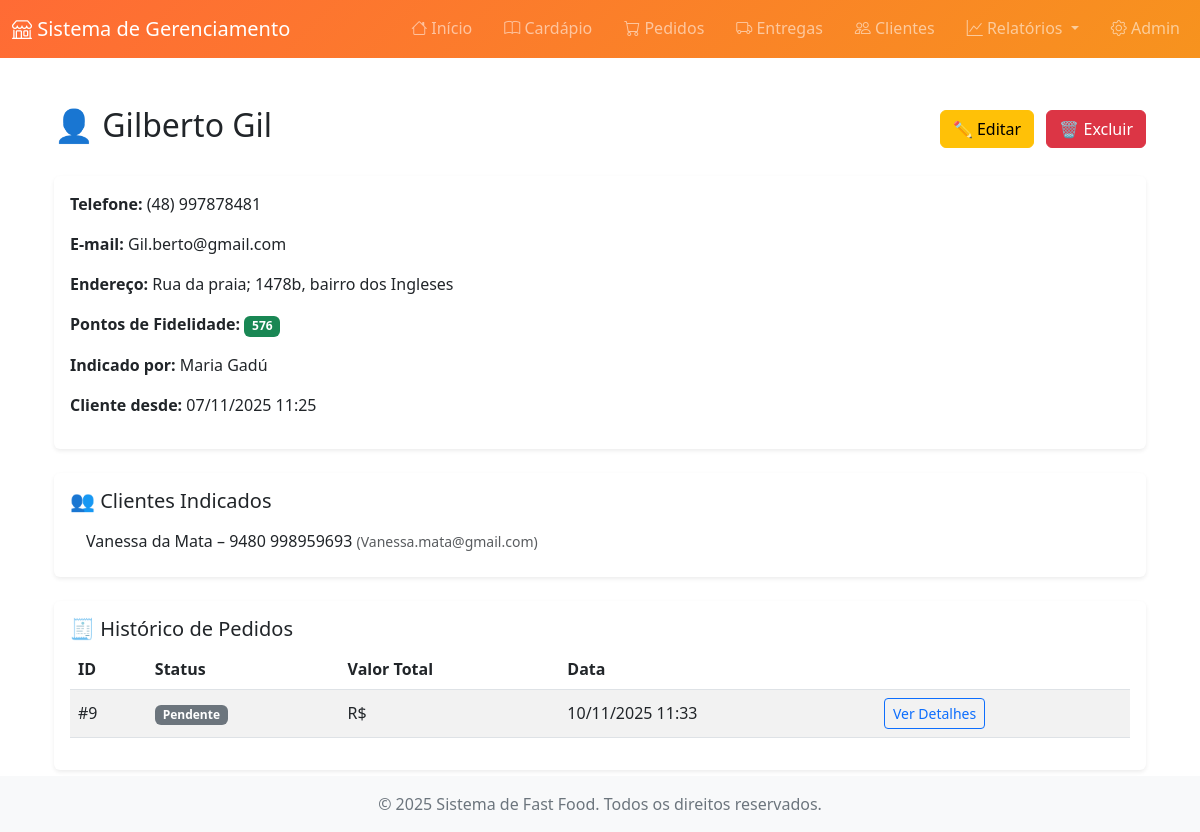
Screenshot of /clientes/2/ with the database file from the repository.
### customers/models.py (models this page shows, shortened)
class Customer(models.Model):
    name = models.CharField('Nome', max_length=200)
    phone = models.CharField('Telefone', max_length=20)
    email = models.EmailField('E-mail', blank=True)
    address = models.TextField('Endereço')
    loyalty_points = models.IntegerField('Pontos de Fidelidade', default=0)
    referred_by = models.ForeignKey(
        'self',
        on_delete=models.SET_NULL,
        null=True,
        blank=True,
        verbose_name='Indicado por'
    )
    created_at = models.DateTimeField('Criado em', auto_now_add=True)
    class Meta:
        verbose_name = 'Cliente'
        verbose_name_plural = 'Clientes'
        ordering = ['name']
    def get_order_history(self):
        return self.order_set.all().order_by('-created_at')
    def get_referrals(self):
        return Customer.objects.filter(referred_by=self)

### orders/models.py (models this page shows, shortened)
class Order(models.Model):
    STATUS_CHOICES = [
        ('PENDING', 'Pendente'),
        ('PREPARING', 'Em Preparação'),
        ('READY', 'Pronto para Entrega'),
        ('DELIVERED', 'Entregue'),
        ('CANCELLED', 'Cancelado'),
    ]
    customer = models.ForeignKey(Customer, on_delete=models.CASCADE, verbose_name='Cliente')
    status = models.CharField('Status', max_length=20, choices=STATUS_CHOICES, default='PENDING')
    total_price = models.DecimalField('Preço Total', max_digits=10, decimal_places=2, default=0)
    notes = models.TextField('Observações', blank=True)
    created_at = models.DateTimeField('Criado em', auto_now_add=True)
    updated_at = models.DateTimeField('Atualizado em', auto_now=True)
    class Meta:
        verbose_name = 'Pedido'
        verbose_name_plural = 'Pedidos'
        ordering = ['-created_at']

### customers/views.py (the view)
# urls.py: path('<int:pk>/', views.customer_detail, name='detail'),
def customer_detail(request, pk):
    customer = get_object_or_404(Customer, pk=pk)
    order_history = customer.get_order_history()
    referrals = customer.get_referrals()
    context = {
        'customer': customer,
        'order_history': order_history,
        'referrals': referrals,
    }
    return render(request, 'customers/customer_detail.html', context)

### templates/customers/customer_detail.html (shortened to what this page needs)
{% extends 'base.html' %}
{% load static %}
{% block content %}
<div class="container mt-5">
    <div class="d-flex justify-content-between align-items-center mb-4">
        <h2>👤 {{ customer.name }}</h2>
        <div>
            <a href="{% url 'customers:edit' customer.id %}" class="btn btn-warning me-2">
                ✏️ Editar
            </a>
            <form action="{% url 'customers:delete' customer.id %}" method="post" class="d-inline"
                  onsubmit="return confirm('Tem certeza que deseja excluir este cliente?');">
                <button type="submit" class="btn btn-danger">🗑️ Excluir</button>
            </form>
        </div>
    </div>
    <div class="card shadow-sm mb-4">
        <div class="card-body">
            <p><strong>Telefone:</strong> {{ customer.phone }}</p>
            <p><strong>E-mail:</strong> {{ customer.email|default:"—" }}</p>
            <p><strong>Endereço:</strong> {{ customer.address }}</p>
            <p><strong>Pontos de Fidelidade:</strong>
                <span class="badge bg-success">{{ customer.loyalty_points }}</span>
            </p>
            {% if customer.referred_by %}
                <p><strong>Indicado por:</strong> {{ customer.referred_by.name }}</p>
            {% endif %}
            <p><strong>Cliente desde:</strong> {{ customer.created_at|date:"d/m/Y H:i" }}</p>
        </div>
    </div>
    {% if referrals %}
        <div class="card shadow-sm mb-4">
            <div class="card-body">
                <h5 class="card-title">👥 Clientes Indicados</h5>
                <ul class="list-group list-group-flush">
                    {% for referral in referrals %}
                        <li class="list-group-item">
                            {{ referral.name }} – {{ referral.phone }}
                            <span class="text-muted small">({{ referral.email|default:"sem e-mail" }})</span>
                        </li>
                    {% endfor %}
                </ul>
            </div>
        </div>
    {% endif %}
    <div class="card shadow-sm">
        <div class="card-body">
            <h5 class="card-title">🧾 Histórico de Pedidos</h5>
            {% if order_history %}
                <div class="table-responsive">
                    <table class="table table-striped align-middle">
                        <thead>
                            <tr>
                                <th>ID</th>
                                <th>Status</th>
                                <th>Valor Total</th>
                                <th>Data</th>
                                <th></th>
                            </tr>
                        </thead>
                        <tbody>
                            {% for order in order_history %}
                                <tr>
                                    <td>#{{ order.id }}</td>
                                    <td>
                                        <span class="badge
                                            {% if order.status == 'PENDING' %}bg-secondary
                                            {% elif order.status == 'IN_PROGRESS' %}bg-warning text-dark
                                            {% elif order.status == 'DELIVERED' %}bg-success
                                            {% elif order.status == 'CANCELLED' %}bg-danger
                                            {% else %}bg-info{% endif %}
                                        ">
                                            {{ order.get_status_display }}
                                        </span>
                                    </td>
                                    <td>R$ {{ order.total|floatformat:2 }}</td>
                                    <td>{{ order.created_at|date:"d/m/Y H:i" }}</td>
                                    <td>
                                        <a href="{% url 'orders:detail' order.id %}" class="btn btn-sm btn-outline-primary">
                                            Ver Detalhes
                                        </a>
                                    </td>
                                </tr>
                            {% endfor %}
                        </tbody>
                    </table>
                </div>
            {% else %}
                <p class="text-muted">Nenhum pedido encontrado para este cliente.</p>
            {% endif %}
        </div>
    </div>
    <a href="{% url 'customers:list' %}" class="btn btn-secondary mt-4">← Voltar à lista de clientes</a>
</div>
{% endblock %}

### templates/base.html (style rules this page uses)
:root { --primary-color: #ff6b35; --secondary-color: #f7931e; --dark-color: #2c3e50; }
.card { border: none; box-shadow: 0 2px 10px rgba(0,0,0,0.1); transition: transform 0.2s; }

### rows the page displays
Customer: name "Gilberto Gil", phone "(48) 997878481", email "Gil.berto@gmail.com", address "Rua da praia; 1478b, bairro dos Ingleses", loyalty_points "576", referred_by.name "Maria Gadú", created_at "07/11/2025 11:25"
Customer: name "Vanessa da Mata", phone "9480 998959693", email "Vanessa.mata@gmail.com"
Order: id "9", status "Pendente", created_at "10/11/2025 11:33"
